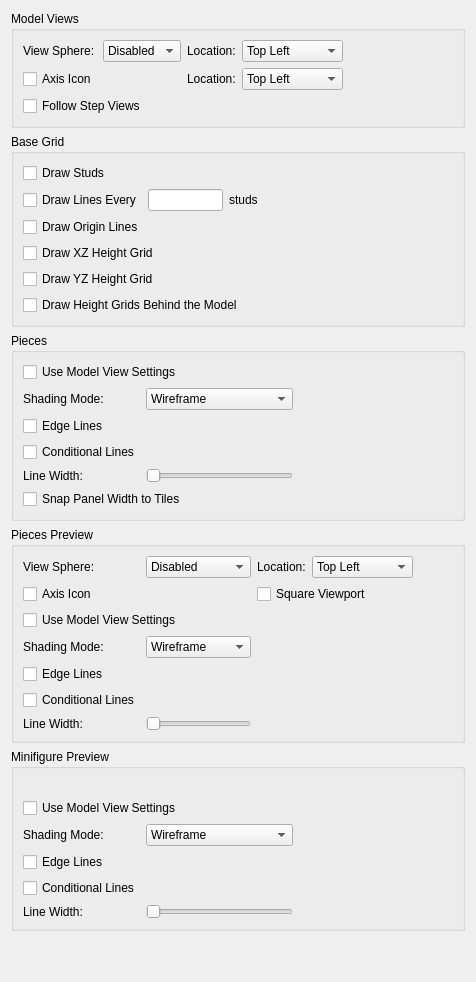
     <widget class="QWidget" name="tab">
      <property name="whatsThis">
       <string>&lt;p&gt;&lt;b&gt;View Preferences&lt;/b&gt;&lt;/p&gt;&lt;p&gt;Choose navigation aids for model views and the piece preview, and configure the base grid. Locations select the corner where each navigation aid appears.&lt;/p&gt;</string>
      </property>
      <attribute name="title">
       <string>Views</string>
      </attribute>
      <layout class="QVBoxLayout" name="verticalLayout_13">
       <item>
        <widget class="QGroupBox" name="groupBox_6">
         <property name="title">
          <string>Model Views</string>
         </property>
         <layout class="QGridLayout" name="gridLayout_3">
          <item row="1" column="0">
           <widget class="QCheckBox" name="AxisIconCheckBox">
            <property name="toolTip">
             <string>Show the model-axis indicator in model views.</string>
            </property>
            <property name="text">
             <string>Axis Icon</string>
            </property>
           </widget>
          </item>
          
          <item row="0" column="2">
           <widget class="QLabel" name="ViewSphereLocationLabel">
            <property name="toolTip">
             <string>Choose the corner for the model-view navigation sphere.</string>
            </property>
            <property name="buddy">
             <cstring>ViewSphereLocationCombo</cstring>
            </property>
            <property name="text">
             <string>Location:</string>
            </property>
           </widget>
          </item>
          <item row="0" column="0">
           <widget class="QLabel" name="label_21">
            <property name="toolTip">
             <string>Choose the model-view navigation sphere size, or disable it.</string>
            </property>
            <property name="buddy">
             <cstring>ViewSphereSizeCombo</cstring>
            </property>
            <property name="text">
             <string>View Sphere:</string>
            </property>
           </widget>
          </item>
          <item row="0" column="1">
           <widget class="QComboBox" name="ViewSphereSizeCombo">
            <property name="accessibleName">
             <string>View Sphere</string>
            </property>
            <property name="toolTip">
             <string>Choose the model-view navigation sphere size, or disable it.</string>
            </property>
            <item>
             <property name="text">
              <string>Disabled</string>
             </property>
            </item>
            <item>
             <property name="text">
              <string>Small</string>
             </property>
            </item>
            <item>
             <property name="text">
              <string>Medium</string>
             </property>
            </item>
            <item>
             <property name="text">
              <string>Large</string>
             </property>
            </item>
           </widget>
          </item>
          <item row="0" column="3">
           <widget class="QComboBox" name="ViewSphereLocationCombo">
            <property name="accessibleName">
             <string>Location</string>
            </property>
            <property name="toolTip">
             <string>Choose the corner for the model-view navigation sphere.</string>
            </property>
            <item>
             <property name="text">
              <string>Top Left</string>
             </property>
            </item>
            <item>
             <property name="text">
              <string>Top Right</string>
             </property>
            </item>
            <item>
             <property name="text">
              <string>Bottom Left</string>
             </property>
            </item>
            <item>
             <property name="text">
              <string>Bottom Right</string>
             </property>
            </item>
           </widget>
          </item>
          <item row="0" column="4">
           <spacer name="horizontalSpacer_7">
            <property name="orientation">
             <enum>Qt::Orientation::Horizontal</enum>
            </property>
            <property name="sizeHint" stdset="0">
             <size>
              <width>40</width>
              <height>20</height>
             </size>
            </property>
           </spacer>
          </item>
          <item row="1" column="2">
           <widget class="QLabel" name="AxisIconLocationLabel">
            <property name="toolTip">
             <string>Choose the corner for the model-axis indicator.</string>
            </property>
            <property name="buddy">
             <cstring>AxisIconLocationCombo</cstring>
            </property>
            <property name="text">
             <string>Location:</string>
            </property>
           </widget>
          </item>
          <item row="1" column="3">
           <widget class="QComboBox" name="AxisIconLocationCombo">
            <property name="accessibleName">
             <string>Location</string>
            </property>
            <property name="toolTip">
             <string>Choose the corner for the model-axis indicator.</string>
            </property>
            <item>
             <property name="text">
              <string>Top Left</string>
             </property>
            </item>
            <item>
             <property name="text">
              <string>Top Right</string>
             </property>
            </item>
            <item>
             <property name="text">
              <string>Bottom Left</string>
             </property>
            </item>
            <item>
             <property name="text">
              <string>Bottom Right</string>
             </property>
            </item>
           </widget>
          </item>
          <item row="2" column="0" colspan="4">
           <widget class="QCheckBox" name="FollowStepViewsCheckBox">
            <property name="toolTip">
             <string>Turn the view to each step's view rotation (MLCAD ROTSTEP) when changing steps.</string>
            </property>
            <property name="text">
             <string>Follow Step Views</string>
            </property>
           </widget>
          </item>
         </layout>
        </widget>
       </item>
       <item>
        <widget class="QGroupBox" name="groupBox_4">
         <property name="title">
          <string>Base Grid</string>
         </property>
         <layout class="QGridLayout" name="gridLayout_2">
          <item row="1" column="2">
           <widget class="QLabel" name="label">
            <property name="text">
             <string>studs</string>
            </property>
           </widget>
          </item>
          <item row="1" column="3">
           <spacer name="horizontalSpacer_5">
            <property name="orientation">
             <enum>Qt::Orientation::Horizontal</enum>
            </property>
            <property name="sizeHint" stdset="0">
             <size>
              <width>40</width>
              <height>20</height>
             </size>
            </property>
           </spacer>
          </item>
          <item row="1" column="0">
           <widget class="QCheckBox" name="gridLines">
            <property name="toolTip">
             <string>Show base-grid lines at the specified spacing.</string>
            </property>
            <property name="text">
             <string>Draw Lines Every</string>
            </property>
           </widget>
          </item>
          <item row="1" column="1">
           <widget class="QLineEdit" name="gridLineSpacing">
            <property name="accessibleName">
             <string>Grid Line Spacing</string>
            </property>
            <property name="toolTip">
             <string>Set base-grid line spacing in studs (1 to 10000).</string>
            </property>
            <property name="maximumSize">
             <size>
              <width>75</width>
              <height>16777215</height>
             </size>
            </property>
           </widget>
          </item>
          <item row="2" column="0" colspan="3">
           <widget class="QCheckBox" name="GridOriginCheckBox">
            <property name="toolTip">
             <string>Emphasize the base-grid lines through the model origin.</string>
            </property>
            <property name="text">
             <string>Draw Origin Lines</string>
            </property>
           </widget>
          </item>
          <item row="3" column="0" colspan="3">
           <widget class="QCheckBox" name="GridHeightXZCheckBox">
            <property name="toolTip">
             <string>Draw a vertical grid on the XZ plane through the X axis with lines every plate height.</string>
            </property>
            <property name="text">
             <string>Draw XZ Height Grid</string>
            </property>
           </widget>
          </item>
          <item row="4" column="0" colspan="3">
           <widget class="QCheckBox" name="GridHeightYZCheckBox">
            <property name="toolTip">
             <string>Draw a vertical grid on the YZ plane through the Y axis with lines every plate height.</string>
            </property>
            <property name="text">
             <string>Draw YZ Height Grid</string>
            </property>
           </widget>
          </item>
          <item row="5" column="0" colspan="3">
           <widget class="QCheckBox" name="GridHeightBehindCheckBox">
            <property name="toolTip">
             <string>Draw the height grids on the side of the model facing away from the camera instead of through the origin axes.</string>
            </property>
            <property name="text">
             <string>Draw Height Grids Behind the Model</string>
            </property>
           </widget>
          </item>
          <item row="0" column="0" colspan="3">
           <widget class="QCheckBox" name="gridStuds">
            <property name="toolTip">
             <string>Show stud positions on the base grid.</string>
            </property>
            <property name="text">
             <string>Draw Studs</string>
            </property>
           </widget>
          </item>
         </layout>
        </widget>
       </item>
       <item>
        <widget class="QGroupBox" name="PiecesGroup">
         <property name="title">
          <string>Pieces</string>
         </property>
         <layout class="QGridLayout" name="PiecesLayout">
          <item row="0" column="0" colspan="3">
           <widget class="QCheckBox" name="PiecesSyncRendering">
            <property name="toolTip">
             <string>Use the model view rendering settings for the pieces list and parts list images.</string>
            </property>
            <property name="text">
             <string>Use Model View Settings</string>
            </property>
           </widget>
          </item>
          <item row="1" column="0">
           <widget class="QLabel" name="PiecesShadingModeLabel">
            <property name="toolTip">
             <string>Choose how pieces are drawn in the pieces list and parts list images.</string>
            </property>
            <property name="text">
             <string>Shading Mode:</string>
            </property>
            <property name="buddy">
             <cstring>PiecesShadingMode</cstring>
            </property>
           </widget>
          </item>
          <item row="1" column="1">
           <widget class="QComboBox" name="PiecesShadingMode">
            <property name="accessibleName">
             <string>Pieces Shading Mode</string>
            </property>
            <property name="toolTip">
             <string>Choose how pieces are drawn in the pieces list and parts list images.</string>
            </property>
            <item>
             <property name="text">
              <string>Wireframe</string>
             </property>
            </item>
            <item>
             <property name="text">
              <string>Flat Shading</string>
             </property>
            </item>
            <item>
             <property name="text">
              <string>Default Lights</string>
             </property>
            </item>
           </widget>
          </item>
          <item row="2" column="0">
           <widget class="QCheckBox" name="PiecesEdgeLines">
            <property name="toolTip">
             <string>Draw edge lines on pieces in the pieces list and parts list images.</string>
            </property>
            <property name="text">
             <string>Edge Lines</string>
            </property>
           </widget>
          </item>
          <item row="3" column="0">
           <widget class="QCheckBox" name="PiecesConditionalLines">
            <property name="toolTip">
             <string>Draw conditional lines on pieces in the pieces list and parts list images.</string>
            </property>
            <property name="text">
             <string>Conditional Lines</string>
            </property>
           </widget>
          </item>
          <item row="4" column="0">
           <widget class="QLabel" name="PiecesLineWidthTitle">
            <property name="toolTip">
             <string>Set the line width used in the pieces list and parts list images.</string>
            </property>
            <property name="text">
             <string>Line Width:</string>
            </property>
            <property name="buddy">
             <cstring>PiecesLineWidthSlider</cstring>
            </property>
           </widget>
          </item>
          <item row="4" column="1">
           <widget class="QSlider" name="PiecesLineWidthSlider">
            <property name="accessibleName">
             <string>Pieces Line Width</string>
            </property>
            <property name="toolTip">
             <string>Set the line width used in the pieces list and parts list images.</string>
            </property>
            <property name="orientation">
             <enum>Qt::Orientation::Horizontal</enum>
            </property>
           </widget>
          </item>
          <item row="4" column="2">
           <widget class="QLabel" name="PiecesLineWidthLabel">
            <property name="text">
             <string/>
            </property>
           </widget>
          </item>
          <item row="1" column="3">
           <spacer name="PiecesSpacer">
            <property name="orientation">
             <enum>Qt::Orientation::Horizontal</enum>
            </property>
            <property name="sizeHint" stdset="0">
             <size>
              <width>40</width>
              <height>20</height>
             </size>
            </property>
           </spacer>
          </item>
          <item row="5" column="0" colspan="3">
           <widget class="QCheckBox" name="PiecesSnapToTiles">
            <property name="toolTip">
             <string>Snap the width of the docked pieces panel to whole thumbnail tiles after resizing it.</string>
            </property>
            <property name="text">
             <string>Snap Panel Width to Tiles</string>
            </property>
           </widget>
          </item>
         </layout>
        </widget>
       </item>
       <item>
        <widget class="QGroupBox" name="PreviewGroup">
         <property name="title">
          <string>Pieces Preview</string>
         </property>
         <layout class="QGridLayout" name="gridLayout_6">
          <item row="2" column="2" colspan="2">
           <widget class="QCheckBox" name="PreviewSquareViewportCheckBox">
            <property name="toolTip">
             <string>Keep the piece preview square, with a 1:1 width to height ratio, whatever the panel size.</string>
            </property>
            <property name="text">
             <string>Square Viewport</string>
            </property>
           </widget>
          </item>
          <item row="2" column="0" colspan="2">
           <widget class="QCheckBox" name="PreviewAxisIconCheckBox">
            <property name="toolTip">
             <string>Show the model-axis indicator in the pieces preview.</string>
            </property>
            <property name="text">
             <string>Axis Icon</string>
            </property>
           </widget>
          </item>
          <item row="1" column="3">
           <widget class="QComboBox" name="PreviewViewSphereLocationCombo">
            <property name="accessibleName">
             <string>Location</string>
            </property>
            <property name="toolTip">
             <string>Choose the corner for the piece-preview navigation sphere.</string>
            </property>
            <item>
             <property name="text">
              <string>Top Left</string>
             </property>
            </item>
            <item>
             <property name="text">
              <string>Top Right</string>
             </property>
            </item>
            <item>
             <property name="text">
              <string>Bottom Left</string>
             </property>
            </item>
            <item>
             <property name="text">
              <string>Bottom Right</string>
             </property>
            </item>
           </widget>
          </item>
          <item row="1" column="2">
           <widget class="QLabel" name="PreviewViewSphereLocationLabel">
            <property name="toolTip">
             <string>Choose the corner for the piece-preview navigation sphere.</string>
            </property>
            <property name="buddy">
             <cstring>PreviewViewSphereLocationCombo</cstring>
            </property>
            <property name="text">
             <string>Location:</string>
            </property>
           </widget>
          </item>
          <item row="1" column="1">
           <widget class="QComboBox" name="PreviewViewSphereSizeCombo">
            <property name="accessibleName">
             <string>View Sphere</string>
            </property>
            <property name="toolTip">
             <string>Choose the piece-preview navigation sphere size, or disable it.</string>
            </property>
            <item>
             <property name="text">
              <string>Disabled</string>
             </property>
            </item>
            <item>
             <property name="text">
              <string>Small</string>
             </property>
            </item>
            <item>
             <property name="text">
              <string>Medium</string>
             </property>
            </item>
            <item>
             <property name="text">
              <string>Large</string>
             </property>
            </item>
           </widget>
          </item>
          <item row="1" column="0">
           <widget class="QLabel" name="label_8">
            <property name="toolTip">
             <string>Choose the piece-preview navigation sphere size, or disable it.</string>
            </property>
            <property name="buddy">
             <cstring>PreviewViewSphereSizeCombo</cstring>
            </property>
            <property name="text">
             <string>View Sphere:</string>
            </property>
           </widget>
          </item>
          <item row="1" column="4">
           <spacer name="horizontalSpacer_11">
            <property name="orientation">
             <enum>Qt::Orientation::Horizontal</enum>
            </property>
            <property name="sizeHint" stdset="0">
             <size>
              <width>40</width>
              <height>20</height>
             </size>
            </property>
           </spacer>
          </item>
          <item row="3" column="0" colspan="3">
           <widget class="QCheckBox" name="PreviewSyncRendering">
            <property name="toolTip">
             <string>Use the model view rendering settings for the pieces preview.</string>
            </property>
            <property name="text">
             <string>Use Model View Settings</string>
            </property>
           </widget>
          </item>
          <item row="4" column="0">
           <widget class="QLabel" name="PreviewShadingModeLabel">
            <property name="toolTip">
             <string>Choose how pieces are drawn in the pieces preview.</string>
            </property>
            <property name="text">
             <string>Shading Mode:</string>
            </property>
            <property name="buddy">
             <cstring>PreviewShadingMode</cstring>
            </property>
           </widget>
          </item>
          <item row="4" column="1">
           <widget class="QComboBox" name="PreviewShadingMode">
            <property name="accessibleName">
             <string>Preview Shading Mode</string>
            </property>
            <property name="toolTip">
             <string>Choose how pieces are drawn in the pieces preview.</string>
            </property>
            <item>
             <property name="text">
              <string>Wireframe</string>
             </property>
            </item>
            <item>
             <property name="text">
              <string>Flat Shading</string>
             </property>
            </item>
            <item>
             <property name="text">
              <string>Default Lights</string>
             </property>
            </item>
           </widget>
          </item>
          <item row="5" column="0">
           <widget class="QCheckBox" name="PreviewEdgeLines">
            <property name="toolTip">
             <string>Draw edge lines on pieces in the pieces preview.</string>
            </property>
            <property name="text">
             <string>Edge Lines</string>
            </property>
           </widget>
          </item>
          <item row="6" column="0">
           <widget class="QCheckBox" name="PreviewConditionalLines">
            <property name="toolTip">
             <string>Draw conditional lines on pieces in the pieces preview.</string>
            </property>
            <property name="text">
             <string>Conditional Lines</string>
            </property>
           </widget>
          </item>
          <item row="7" column="0">
           <widget class="QLabel" name="PreviewLineWidthTitle">
            <property name="toolTip">
             <string>Set the line width used in the pieces preview.</string>
            </property>
            <property name="text">
             <string>Line Width:</string>
            </property>
            <property name="buddy">
             <cstring>PreviewLineWidthSlider</cstring>
            </property>
           </widget>
          </item>
          <item row="7" column="1">
           <widget class="QSlider" name="PreviewLineWidthSlider">
            <property name="accessibleName">
             <string>Preview Line Width</string>
            </property>
            <property name="toolTip">
             <string>Set the line width used in the pieces preview.</string>
            </property>
            <property name="orientation">
             <enum>Qt::Orientation::Horizontal</enum>
            </property>
           </widget>
          </item>
          <item row="7" column="2">
           <widget class="QLabel" name="PreviewLineWidthLabel">
            <property name="text">
             <string/>
            </property>
           </widget>
          </item>
         </layout>
        </widget>
       </item>
<item>
        <widget class="QGroupBox" name="MinifigGroup">
         <property name="title">
          <string>Minifigure Preview</string>
         </property>
         <layout class="QGridLayout" name="MinifigLayout">
          
          
          
          
          
          <item row="1" column="4">
           <spacer name="MinifigSpacer">
            <property name="orientation">
             <enum>Qt::Orientation::Horizontal</enum>
            </property>
            <property name="sizeHint" stdset="0">
             <size>
              <width>40</width>
              <height>20</height>
             </size>
            </property>
           </spacer>
          </item>
          <item row="3" column="0" colspan="3">
           <widget class="QCheckBox" name="MinifigSyncRendering">
            <property name="toolTip">
             <string>Use the model view rendering settings for the minifigure preview.</string>
            </property>
            <property name="text">
             <string>Use Model View Settings</string>
            </property>
           </widget>
          </item>
          <item row="4" column="0">
           <widget class="QLabel" name="MinifigShadingModeLabel">
            <property name="toolTip">
             <string>Choose how pieces are drawn in the minifigure preview.</string>
            </property>
            <property name="text">
             <string>Shading Mode:</string>
            </property>
            <property name="buddy">
             <cstring>MinifigShadingMode</cstring>
            </property>
           </widget>
          </item>
          <item row="4" column="1">
           <widget class="QComboBox" name="MinifigShadingMode">
            <property name="accessibleName">
             <string>Minifigure Shading Mode</string>
            </property>
            <property name="toolTip">
             <string>Choose how pieces are drawn in the minifigure preview.</string>
            </property>
            <item>
             <property name="text">
              <string>Wireframe</string>
             </property>
            </item>
            <item>
             <property name="text">
              <string>Flat Shading</string>
             </property>
            </item>
            <item>
             <property name="text">
              <string>Default Lights</string>
             </property>
            </item>
           </widget>
          </item>
          <item row="5" column="0">
           <widget class="QCheckBox" name="MinifigEdgeLines">
            <property name="toolTip">
             <string>Draw edge lines on pieces in the minifigure preview.</string>
            </property>
            <property name="text">
             <string>Edge Lines</string>
            </property>
           </widget>
          </item>
          <item row="6" column="0">
           <widget class="QCheckBox" name="MinifigConditionalLines">
            <property name="toolTip">
             <string>Draw conditional lines on pieces in the minifigure preview.</string>
            </property>
            <property name="text">
             <string>Conditional Lines</string>
            </property>
           </widget>
          </item>
          <item row="7" column="0">
           <widget class="QLabel" name="MinifigLineWidthTitle">
            <property name="toolTip">
             <string>Set the line width used in the minifigure preview.</string>
            </property>
            <property name="text">
             <string>Line Width:</string>
            </property>
            <property name="buddy">
             <cstring>MinifigLineWidthSlider</cstring>
            </property>
           </widget>
          </item>
          <item row="7" column="1">
           <widget class="QSlider" name="MinifigLineWidthSlider">
            <property name="accessibleName">
             <string>Minifigure Line Width</string>
            </property>
            <property name="toolTip">
             <string>Set the line width used in the minifigure preview.</string>
            </property>
            <property name="orientation">
             <enum>Qt::Orientation::Horizontal</enum>
            </property>
           </widget>
          </item>
          <item row="7" column="2">
           <widget class="QLabel" name="MinifigLineWidthLabel">
            <property name="text">
             <string/>
            </property>
           </widget>
          </item>
         </layout>
        </widget>
       </item>
       <item>
        <spacer name="verticalSpacer_2">
         <property name="orientation">
          <enum>Qt::Orientation::Vertical</enum>
         </property>
         <property name="sizeHint" stdset="0">
          <size>
           <width>20</width>
           <height>40</height>
          </size>
         </property>
        </spacer>
       </item>
      </layout>
     </widget>
